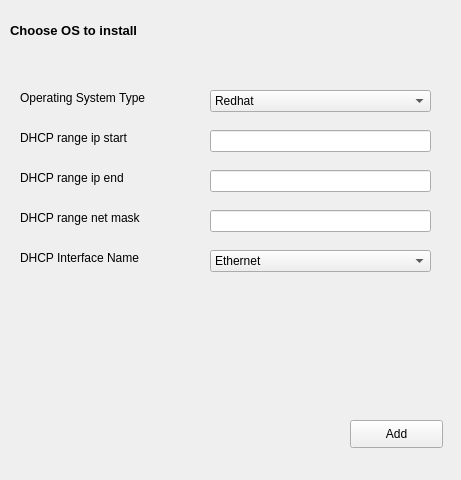
<?xml version="1.0" encoding="UTF-8"?>
<ui version="4.0">
 <class>Form</class>
 <widget class="QWidget" name="Form">
  <property name="geometry">
   <rect>
    <x>0</x>
    <y>0</y>
    <width>461</width>
    <height>480</height>
   </rect>
  </property>
  <property name="windowTitle">
   <string>Form</string>
  </property>
  <widget class="QLineEdit" name="Tipend">
   <property name="geometry">
    <rect>
     <x>210</x>
     <y>170</y>
     <width>221</width>
     <height>22</height>
    </rect>
   </property>
  </widget>
  <widget class="QLabel" name="LinterfaceName">
   <property name="geometry">
    <rect>
     <x>20</x>
     <y>250</y>
     <width>141</width>
     <height>16</height>
    </rect>
   </property>
   <property name="text">
    <string>DHCP Interface Name</string>
   </property>
  </widget>
  <widget class="QLabel" name="Lnetmask">
   <property name="geometry">
    <rect>
     <x>20</x>
     <y>210</y>
     <width>141</width>
     <height>16</height>
    </rect>
   </property>
   <property name="text">
    <string>DHCP range net mask</string>
   </property>
  </widget>
  <widget class="QLabel" name="LIPend">
   <property name="geometry">
    <rect>
     <x>20</x>
     <y>170</y>
     <width>141</width>
     <height>16</height>
    </rect>
   </property>
   <property name="text">
    <string>DHCP range ip end</string>
   </property>
  </widget>
  <widget class="QComboBox" name="combInterfacename">
   <property name="geometry">
    <rect>
     <x>210</x>
     <y>250</y>
     <width>221</width>
     <height>22</height>
    </rect>
   </property>
   <item>
    <property name="text">
     <string>Ethernet</string>
    </property>
   </item>
   <item>
    <property name="text">
     <string>Wifi</string>
    </property>
   </item>
  </widget>
  <widget class="QLabel" name="label">
   <property name="geometry">
    <rect>
     <x>10</x>
     <y>20</y>
     <width>531</width>
     <height>21</height>
    </rect>
   </property>
   <property name="font">
    <font>
     <pointsize>10</pointsize>
     <weight>75</weight>
     <bold>true</bold>
    </font>
   </property>
   <property name="text">
    <string>Choose OS to install</string>
   </property>
  </widget>
  <widget class="QLineEdit" name="Tipstart">
   <property name="geometry">
    <rect>
     <x>210</x>
     <y>130</y>
     <width>221</width>
     <height>22</height>
    </rect>
   </property>
  </widget>
  <widget class="QLineEdit" name="Tnetmask">
   <property name="geometry">
    <rect>
     <x>210</x>
     <y>210</y>
     <width>221</width>
     <height>22</height>
    </rect>
   </property>
  </widget>
  <widget class="QLabel" name="dropOS">
   <property name="geometry">
    <rect>
     <x>20</x>
     <y>90</y>
     <width>151</width>
     <height>16</height>
    </rect>
   </property>
   <property name="text">
    <string>Operating System Type</string>
   </property>
  </widget>
  <widget class="QPushButton" name="Add_button">
   <property name="geometry">
    <rect>
     <x>350</x>
     <y>420</y>
     <width>93</width>
     <height>28</height>
    </rect>
   </property>
   <property name="text">
    <string>Add</string>
   </property>
  </widget>
  <widget class="QLabel" name="LIPstart">
   <property name="geometry">
    <rect>
     <x>20</x>
     <y>130</y>
     <width>141</width>
     <height>16</height>
    </rect>
   </property>
   <property name="text">
    <string>DHCP range ip start </string>
   </property>
  </widget>
  <widget class="QComboBox" name="combOS">
   <property name="geometry">
    <rect>
     <x>210</x>
     <y>90</y>
     <width>221</width>
     <height>22</height>
    </rect>
   </property>
   <item>
    <property name="text">
     <string>Redhat</string>
    </property>
   </item>
   <item>
    <property name="text">
     <string>Centos</string>
    </property>
   </item>
   <item>
    <property name="text">
     <string>Sun Solaries</string>
    </property>
   </item>
   <item>
    <property name="text">
     <string>Vmware</string>
    </property>
   </item>
  </widget>
 </widget>
 <resources/>
 <connections/>
</ui>
